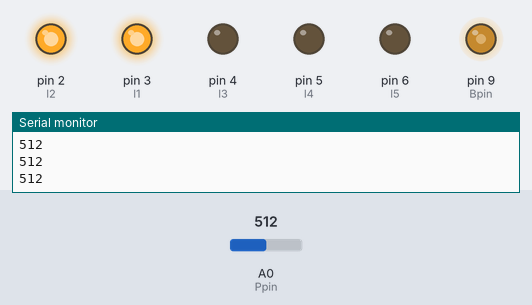
Simulated run of this sketch. Board: Arduino Uno, built with avr-gcc and run on an emulated ATmega328P. On the bench: output pins drawn as LEDs (lit = HIGH), the last lines printed to the serial monitor. Inputs (shaded band) come from the test bench; at power-on: A0 (Ppin) = 512.

Above: at 1.2 s.
1.3 s: A0 (Ppin) set to 623
At 2.5 s:
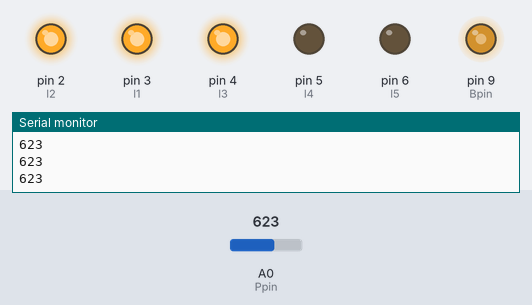
2.8 s: A0 (Ppin) set to 603
At 3.9 s:
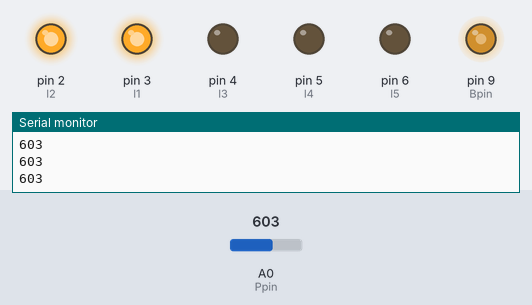
4.3 s: A0 (Ppin) set to 399
At 4.9 s:
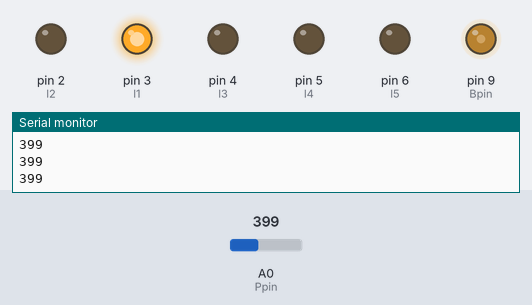
5.8 s: A0 (Ppin) set to 194
At 6.2 s:
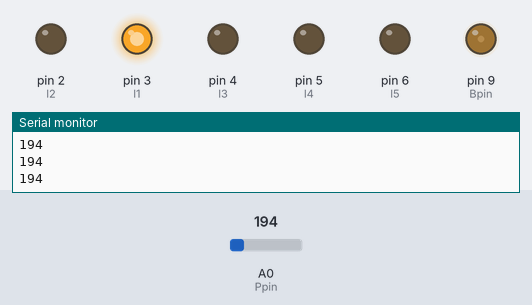
7.3 s: A0 (Ppin) set to 122
At 8.4 s:
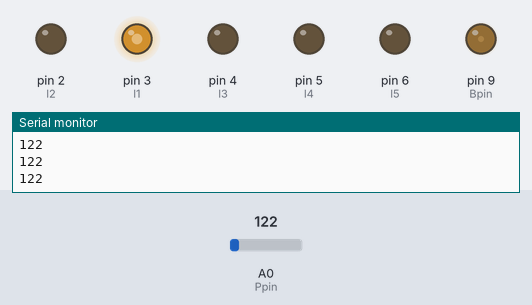
8.8 s: A0 (Ppin) set to 0
At 9.6 s:
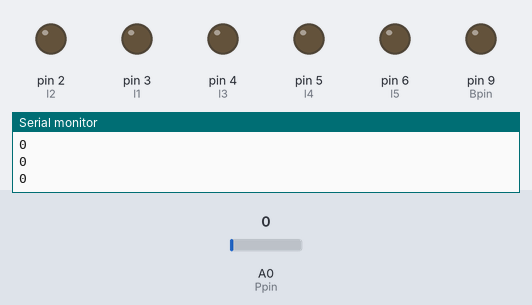
Timing chart, 0 to 11.3 s (numbered marks = the images above; inputs shaded):
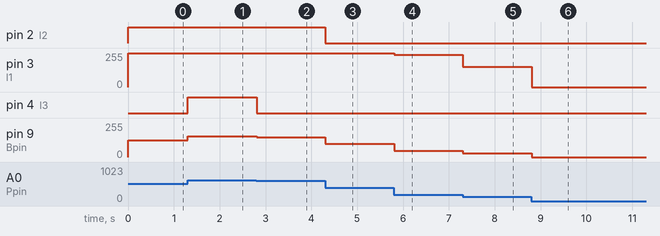

Measured:
- after the input at 1.3 s, pin 4 (l3): LOW → HIGH at once; pin 9 (Bpin): 127/255 → 155/255 at once
- after the input at 2.8 s, pin 4 (l3): HIGH → LOW at once; pin 9 (Bpin): 155/255 → 150/255 at once
- after the input at 4.3 s, pin 2 (l2): HIGH → LOW at once; pin 9 (Bpin): 150/255 → 99/255 at once
- after the input at 5.8 s, pin 3 (l1): 255/255 → 241/255 at once; pin 9 (Bpin): 99/255 → 48/255 at once
- after the input at 7.3 s, pin 3 (l1): 241/255 → 152/255 at once; pin 9 (Bpin): 48/255 → 30/255 at once
- after the input at 8.8 s, pin 3 (l1): 152/255 → 0/255 at once; pin 9 (Bpin): 30/255 → 0/255 at once

The sketch:

sound_level_visualizer.ino
```cpp
//Potentiometer
int Ppin = A0;

//LEDs
int l1 = 3;
int l2 = 2;
int l3 = 4;
int l4 = 5;
int l5 = 6;

//buzzer
int Bpin = 9;

//values

//potentiometer
int potval;

void setup() {
  // put your setup code here, to run once:

pinMode(Ppin,INPUT);

pinMode(l1,OUTPUT);
pinMode(l2,OUTPUT);
pinMode(l3,OUTPUT);
pinMode(l4,OUTPUT);
pinMode(l5,OUTPUT);

pinMode(Bpin,OUTPUT);
Serial.begin(9600);
}

void loop() {
  // put your main code here, to run repeatedly:
  potval = analogRead(Ppin);
  Serial.println(potval);

  analogWrite(Bpin, (255./1023.)*potval);

  if (potval <= 204.6){
  analogWrite(l1,(255./204.6)*potval);
  }
  else if (potval >= 204.6){
    digitalWrite(l1,HIGH);
    }


  if (potval >= 409.2){
    digitalWrite(l2,HIGH);
    }
    else{
    digitalWrite(l2,LOW);}

  if (potval >= 613.8){
    digitalWrite(l3,HIGH);
    }
    else{
    digitalWrite(l3,LOW);}

  if (potval >= 818.4){
    digitalWrite(l4,HIGH);
    }
    else{
    digitalWrite(l4,LOW);}

  if (potval >= 1020){
    digitalWrite(l5,HIGH);
    }
    else{
    digitalWrite(l5,LOW);}
}
```
